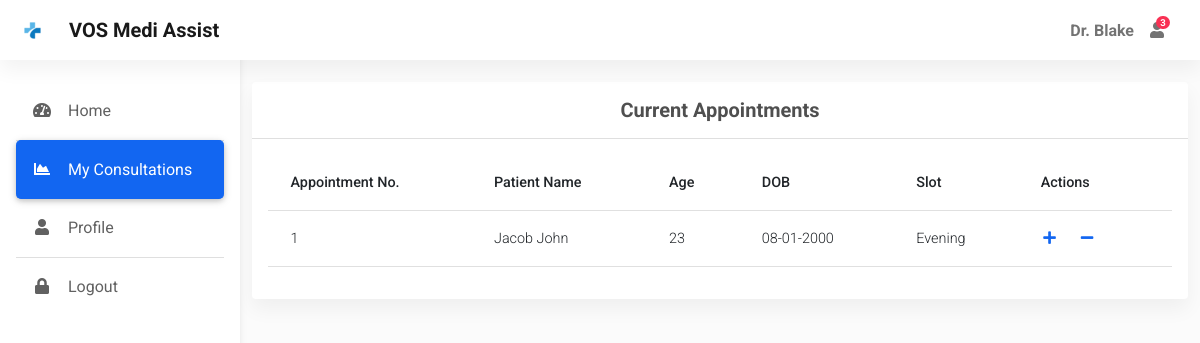
Screenshot of /myappointments/ (signed in) with the database file from the repository.
### app.py (models this page shows)
class User(db.Model, UserMixin):
    id = db.Column(db.Integer, primary_key=True)
    username = db.Column(db.String(50), nullable=False, unique=True)
    password = db.Column(db.String(50), nullable=False)
    name = db.Column(db.String(50), nullable=False)
    address = db.Column(db.String(80))
    city = db.Column(db.String(30))
    dob = db.Column(db.Date, nullable=False)
    gender = db.Column(db.String(10), nullable=False)
    is_doctor = db.Column(db.Boolean, default=False, nullable=False)
    mobile = db.Column(db.Integer)

class Appointment(db.Model):
    id = db.Column(db.Integer, primary_key=True)
    user_id = db.Column(db.Integer, db.ForeignKey('user.id'), nullable=False)
    slot = db.Column(db.String(50), nullable=False)
    date = db.Column(db.Date, nullable=False)
    status = db.Column(db.Boolean, default=False, nullable=False)

### app.py (the view)
@app.route("/myappointments/<int:id>", methods=['GET','POST'])
@app.route("/myappointments/")
@login_required
def myappointments(id=None):
    check_user = User.query.filter_by(id = current_user.id).first()
    if check_user.is_doctor:
        appointments = db.session.query(Appointment, User).join(User).filter(Appointment.date == date.today()).filter(Appointment.status == False).order_by(db.case({
            'morning': 1,
            'afternoon': 2,
            'evening': 3
        }, value=Appointment.slot)).all()
    else:
        appointments = Appointment.query.filter_by(user_id = current_user.id).all()
    appointment = None
    if id is not None:
        appointment = db.session.query(Appointment, User).join(User).filter(Appointment.id == id).all()
    return render_template("myappointments.html", appointments=appointments, appointment=appointment, id=id)

### app.py (called while the page is built)
@login_manager.user_loader
def load_user(user_id):
    return User.query.get(int(user_id))

def calculate_age(born):
    age = today.year - born.year - ((today.month, today.day) < (born.month, born.day))
    if age <= 0:
        return 1
    else:
        return age

@app.context_processor
def inject_datetime():
    return dict(datetime=datetime)

### templates/myappointments.html (shortened to what this page needs)
{% extends "dashboard.html" %}
{% block main %}
<div class="container pt-4">
  <section class="mb-4">
    <div class="card">
      <div class="card-header text-center py-3">
        <h5 class="mb-0 text-center">
          <strong>Current Appointments</strong>
        </h5>
      </div>
      {% if current_user.is_doctor %}
      <div class="card-body">
        <div class="table-responsive">
          <table class="table table-hover text-nowrap">
            <thead>
              <tr>
                <th scope="col">Appointment No.</th>
                <th scope="col">Patient Name</th>
                <th scope="col">Age</th>
                <th scope="col">DOB</th>
                <th scope="col">Slot</th>
                <th scope="col">Actions</th>
              </tr>
            </thead>
            <tbody>
              {% for appointment in appointments %}
                <tr id="{{ loop.index }}">
                  <td>{{ loop.index }}</td>
                  <td>{{ appointment.User.name }}</td>
                  <td>{{ appointment.User.dob|calculate_age }}</td>
                  <td>{{ appointment.User.dob.strftime('%d-%m-%Y') }}</td>
                  <td>{{ appointment.Appointment.slot.capitalize() }}</td>
                  <td>
                    <a href="/myappointments/{{ appointment.Appointment.id }}"><i class="fas fa-plus fa-fw me-3"></i></a>
                    <span>
                      <a  href="{{ url_for('myappointments') }}"><i class="fas fa-minus fa-fw me-3"></i></a>
                    </span>
                  </td>
                </tr>
              {% endfor %}
            </tbody>
          </table>
        </div>
      </div>
      {% endif %}
    </div>
  </section>
</div>
{% endblock %}

### templates/dashboard.html (shortened to what this page needs)
<!DOCTYPE html>
<html lang="en">
<head>
  <link rel="stylesheet" href="https://use.fontawesome.com/releases/v5.11.2/css/all.css" />
  <link rel="stylesheet" href="{{ url_for('static', filename='css/mdb.min.css') }}" />
  <link rel="stylesheet"  href="{{ url_for('static', filename='css/admin.css') }}"/>
</head>
<body>
  <header>
    <nav id="sidebarMenu" class="collapse d-lg-block sidebar collapse bg-white">
      <div class="position-sticky">
        <div class="list-group list-group-flush mx-3 mt-4">
          <a href="{{ url_for('home') }}" class="list-group-item list-group-item-action py-3 ripple {% if request.endpoint == 'home' %}active{% endif %}" aria-current="true">
            <i class="fas fa-tachometer-alt fa-fw me-3"></i><span>Home</span>
          </a>
          {% if current_user.is_doctor %}
          <a href="{{ url_for('myappointments') }}" class="list-group-item list-group-item-action py-3 ripple {% if request.endpoint == 'myappointments' %}active{% endif %}">
            <i class="fas fa-chart-area fa-fw me-3"></i><span>My Consultations</span>
          </a>
          {% endif %}
          <a href="{{ url_for('profile') }}" class="list-group-item list-group-item-action py-3 ripple {% if request.endpoint == 'profile' %}active{% endif %}"><i
              class="fas fa-user fa-fw me-3"></i><span>Profile</span></a>
          <a href="{{ url_for('logout') }}" class="list-group-item list-group-item-action py-3 ripple">
            <i class="fas fa-lock fa-fw me-3"></i><span>Logout</span>
          </a>
        </div>
      </div>
    </nav>
    <nav id="main-navbar" class="navbar navbar-expand-lg navbar-light bg-white fixed-top">
      <div class="container-fluid">
        <a class="navbar-brand d-flex align-items-center fw-bold" href="/"><img class="d-inline-block me-3" " src="{{ url_for('static', filename='img/icons/logo.png') }}" alt="" />VOS Medi Assist</a>
        <ul class="navbar-nav ms-auto d-flex flex-row">
            <li>
                <a class="nav-link me-3 me-lg-0 d-flex align-items-center fw-bold" href="#">{{ current_user.name }}</a>
            </li>
          <li class="nav-item dropdown">
            <a class="nav-link me-3 me-lg-0 dropdown-toggle hidden-arrow" href="#" id="navbarDropdownMenuLink"
              role="button" data-mdb-toggle="dropdown" aria-expanded="false">
              <i class="fas fa-user"></i>
              <span class="badge rounded-pill badge-notification bg-danger">3</span>
            </a>
          </li>
          <li class="nav-item dropdown">
            <a class="nav-link dropdown-toggle hidden-arrow d-flex align-items-center" href="#"
              id="navbarDropdownMenuLink" role="button" data-mdb-toggle="dropdown" aria-expanded="false">
            </a>
          </li>
        </ul>
      </div>
    </nav>
  </header>
  <main style="margin-top: 58px">
    {% block main %}
    {% endblock %}
  </main>
</body>
</html>

### static/css/admin.css (style rules this page uses)
body { background-color: #fbfbfb; }
@media (min-width: 991.98px) { main { padding-left: 240px; } }
.sidebar { position: fixed; top: 0; bottom: 0; left: 0; padding: 58px 0 0; box-shadow: 0 2px 5px 0 rgb(0 0 0 / 5%), 0 2px 10px 0 rgb(0 0 0 / 5%); width: 240px; z-index: 600; }
.sidebar .active { border-radius: 5px; box-shadow: 0 2px 5px 0 rgb(0 0 0 / 16%), 0 2px 10px 0 rgb(0 0 0 / 12%); }

### rows the page displays
User: name "Dr. Blake"
Appointment: User.name "Jacob John", User.dob|calculate_age "23", User.dob "08-01-2000", Appointment.slot "Evening"
